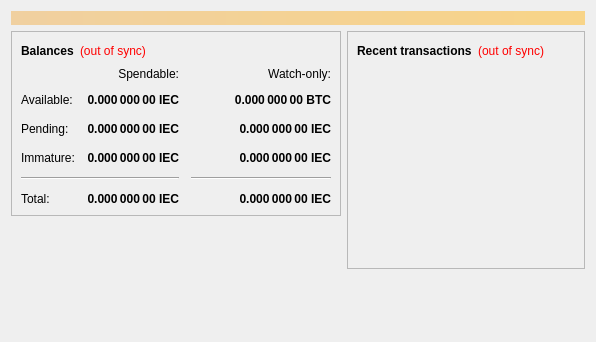
<?xml version="1.0" encoding="UTF-8"?>
<ui version="4.0">
 <class>OverviewPage</class>
 <widget class="QWidget" name="OverviewPage">
  <property name="geometry">
   <rect>
    <x>0</x>
    <y>0</y>
    <width>596</width>
    <height>342</height>
   </rect>
  </property>
  <property name="windowTitle">
   <string>Form</string>
  </property>
  <layout class="QVBoxLayout" name="topLayout">
   <item>
    <widget class="QLabel" name="labelAlerts">
     <property name="visible">
      <bool>false</bool>
     </property>
     <property name="styleSheet">
      <string notr="true">background-color: qlineargradient(x1: 0, y1: 0, x2: 1, y2: 0, stop:0 #F0D0A0, stop:1 #F8D488); color:#000000;</string>
     </property>
     <property name="wordWrap">
      <bool>true</bool>
     </property>
     <property name="margin">
      <number>3</number>
     </property>
    </widget>
   </item>
   <item>
    <layout class="QHBoxLayout" name="horizontalLayout" stretch="1,1">
     <item>
      <layout class="QVBoxLayout" name="verticalLayout_2">
       <item>
        <widget class="QFrame" name="frame">
         <property name="frameShape">
          <enum>QFrame::StyledPanel</enum>
         </property>
         <property name="frameShadow">
          <enum>QFrame::Raised</enum>
         </property>
         <layout class="QVBoxLayout" name="verticalLayout_4">
          <item>
           <layout class="QHBoxLayout" name="horizontalLayout_4">
            <item>
             <widget class="QLabel" name="label_5">
              <property name="font">
               <font>
                <weight>75</weight>
                <bold>true</bold>
               </font>
              </property>
              <property name="text">
               <string>Balances</string>
              </property>
             </widget>
            </item>
            <item>
             <widget class="QLabel" name="labelWalletStatus">
              <property name="cursor">
               <cursorShape>WhatsThisCursor</cursorShape>
              </property>
              <property name="toolTip">
               <string>The displayed information may be out of date. Your wallet automatically synchronizes with the IvugeoCoin network after a connection is established, but this process has not completed yet.</string>
              </property>
              <property name="styleSheet">
               <string notr="true">QLabel { color: red; }</string>
              </property>
              <property name="text">
               <string notr="true">(out of sync)</string>
              </property>
              <property name="alignment">
               <set>Qt::AlignLeading|Qt::AlignLeft|Qt::AlignVCenter</set>
              </property>
             </widget>
            </item>
            <item>
             <spacer name="horizontalSpacer_3">
              <property name="orientation">
               <enum>Qt::Horizontal</enum>
              </property>
              <property name="sizeHint" stdset="0">
               <size>
                <width>40</width>
                <height>20</height>
               </size>
              </property>
             </spacer>
            </item>
           </layout>
          </item>
          <item>
           <layout class="QGridLayout" name="gridLayout">
            <property name="spacing">
             <number>12</number>
            </property>
            <item row="2" column="2">
             <widget class="QLabel" name="labelWatchPending">
              <property name="font">
               <font>
                <weight>75</weight>
                <bold>true</bold>
               </font>
              </property>
              <property name="cursor">
               <cursorShape>IBeamCursor</cursorShape>
              </property>
              <property name="toolTip">
               <string>Unconfirmed transactions to watch-only addresses</string>
              </property>
              <property name="text">
               <string notr="true">0.000 000 00 IEC</string>
              </property>
              <property name="alignment">
               <set>Qt::AlignRight|Qt::AlignTrailing|Qt::AlignVCenter</set>
              </property>
              <property name="textInteractionFlags">
               <set>Qt::LinksAccessibleByMouse|Qt::TextSelectableByKeyboard|Qt::TextSelectableByMouse</set>
              </property>
             </widget>
            </item>
            <item row="2" column="1">
             <widget class="QLabel" name="labelUnconfirmed">
              <property name="font">
               <font>
                <weight>75</weight>
                <bold>true</bold>
               </font>
              </property>
              <property name="cursor">
               <cursorShape>IBeamCursor</cursorShape>
              </property>
              <property name="toolTip">
               <string>Total of transactions that have yet to be confirmed, and do not yet count toward the spendable balance</string>
              </property>
              <property name="text">
               <string notr="true">0.000 000 00 IEC</string>
              </property>
              <property name="alignment">
               <set>Qt::AlignRight|Qt::AlignTrailing|Qt::AlignVCenter</set>
              </property>
              <property name="textInteractionFlags">
               <set>Qt::LinksAccessibleByMouse|Qt::TextSelectableByKeyboard|Qt::TextSelectableByMouse</set>
              </property>
             </widget>
            </item>
            <item row="3" column="2">
             <widget class="QLabel" name="labelWatchImmature">
              <property name="font">
               <font>
                <weight>75</weight>
                <bold>true</bold>
               </font>
              </property>
              <property name="cursor">
               <cursorShape>IBeamCursor</cursorShape>
              </property>
              <property name="toolTip">
               <string>Mined balance in watch-only addresses that has not yet matured</string>
              </property>
              <property name="text">
               <string notr="true">0.000 000 00 IEC</string>
              </property>
              <property name="alignment">
               <set>Qt::AlignRight|Qt::AlignTrailing|Qt::AlignVCenter</set>
              </property>
              <property name="textInteractionFlags">
               <set>Qt::LinksAccessibleByMouse|Qt::TextSelectableByKeyboard|Qt::TextSelectableByMouse</set>
              </property>
             </widget>
            </item>
            <item row="4" column="0" colspan="2">
             <widget class="Line" name="line">
              <property name="orientation">
               <enum>Qt::Horizontal</enum>
              </property>
             </widget>
            </item>
            <item row="4" column="2">
             <widget class="Line" name="lineWatchBalance">
              <property name="sizePolicy">
               <sizepolicy hsizetype="Preferred" vsizetype="Fixed">
                <horstretch>0</horstretch>
                <verstretch>0</verstretch>
               </sizepolicy>
              </property>
              <property name="minimumSize">
               <size>
                <width>140</width>
                <height>0</height>
               </size>
              </property>
              <property name="orientation">
               <enum>Qt::Horizontal</enum>
              </property>
             </widget>
            </item>
            <item row="5" column="0">
             <widget class="QLabel" name="labelTotalText">
              <property name="text">
               <string>Total:</string>
              </property>
             </widget>
            </item>
            <item row="3" column="1">
             <widget class="QLabel" name="labelImmature">
              <property name="font">
               <font>
                <weight>75</weight>
                <bold>true</bold>
               </font>
              </property>
              <property name="cursor">
               <cursorShape>IBeamCursor</cursorShape>
              </property>
              <property name="toolTip">
               <string>Mined balance that has not yet matured</string>
              </property>
              <property name="text">
               <string notr="true">0.000 000 00 IEC</string>
              </property>
              <property name="alignment">
               <set>Qt::AlignRight|Qt::AlignTrailing|Qt::AlignVCenter</set>
              </property>
              <property name="textInteractionFlags">
               <set>Qt::LinksAccessibleByMouse|Qt::TextSelectableByKeyboard|Qt::TextSelectableByMouse</set>
              </property>
             </widget>
            </item>
            <item row="2" column="3">
             <spacer name="horizontalSpacer_2">
              <property name="orientation">
               <enum>Qt::Horizontal</enum>
              </property>
              <property name="sizeHint" stdset="0">
               <size>
                <width>40</width>
                <height>20</height>
               </size>
              </property>
             </spacer>
            </item>
            <item row="3" column="0">
             <widget class="QLabel" name="labelImmatureText">
              <property name="text">
               <string>Immature:</string>
              </property>
             </widget>
            </item>
            <item row="5" column="1">
             <widget class="QLabel" name="labelTotal">
              <property name="font">
               <font>
                <weight>75</weight>
                <bold>true</bold>
               </font>
              </property>
              <property name="cursor">
               <cursorShape>IBeamCursor</cursorShape>
              </property>
              <property name="toolTip">
               <string>Your current total balance</string>
              </property>
              <property name="text">
               <string notr="true">0.000 000 00 IEC</string>
              </property>
              <property name="alignment">
               <set>Qt::AlignRight|Qt::AlignTrailing|Qt::AlignVCenter</set>
              </property>
              <property name="textInteractionFlags">
               <set>Qt::LinksAccessibleByMouse|Qt::TextSelectableByKeyboard|Qt::TextSelectableByMouse</set>
              </property>
             </widget>
            </item>
            <item row="5" column="2">
             <widget class="QLabel" name="labelWatchTotal">
              <property name="font">
               <font>
                <weight>75</weight>
                <bold>true</bold>
               </font>
              </property>
              <property name="cursor">
               <cursorShape>IBeamCursor</cursorShape>
              </property>
              <property name="toolTip">
               <string>Current total balance in watch-only addresses</string>
              </property>
              <property name="text">
               <string notr="true">0.000 000 00 IEC</string>
              </property>
              <property name="alignment">
               <set>Qt::AlignRight|Qt::AlignTrailing|Qt::AlignVCenter</set>
              </property>
              <property name="textInteractionFlags">
               <set>Qt::LinksAccessibleByMouse|Qt::TextSelectableByKeyboard|Qt::TextSelectableByMouse</set>
              </property>
             </widget>
            </item>
            <item row="0" column="2">
             <widget class="QLabel" name="labelWatchonly">
              <property name="text">
               <string>Watch-only:</string>
              </property>
              <property name="alignment">
               <set>Qt::AlignRight|Qt::AlignTrailing|Qt::AlignVCenter</set>
              </property>
             </widget>
            </item>
            <item row="1" column="0">
             <widget class="QLabel" name="labelBalanceText">
              <property name="text">
               <string>Available:</string>
              </property>
             </widget>
            </item>
            <item row="1" column="1">
             <widget class="QLabel" name="labelBalance">
              <property name="font">
               <font>
                <weight>75</weight>
                <bold>true</bold>
               </font>
              </property>
              <property name="cursor">
               <cursorShape>IBeamCursor</cursorShape>
              </property>
              <property name="toolTip">
               <string>Your current spendable balance</string>
              </property>
              <property name="text">
               <string notr="true">0.000 000 00 IEC</string>
              </property>
              <property name="alignment">
               <set>Qt::AlignRight|Qt::AlignTrailing|Qt::AlignVCenter</set>
              </property>
              <property name="textInteractionFlags">
               <set>Qt::LinksAccessibleByMouse|Qt::TextSelectableByKeyboard|Qt::TextSelectableByMouse</set>
              </property>
             </widget>
            </item>
            <item row="1" column="2">
             <widget class="QLabel" name="labelWatchAvailable">
              <property name="font">
               <font>
                <weight>75</weight>
                <bold>true</bold>
               </font>
              </property>
              <property name="cursor">
               <cursorShape>IBeamCursor</cursorShape>
              </property>
              <property name="toolTip">
               <string>Your current balance in watch-only addresses</string>
              </property>
              <property name="text">
               <string notr="true">0.000 000 00 BTC</string>
              </property>
              <property name="alignment">
               <set>Qt::AlignRight|Qt::AlignTrailing|Qt::AlignVCenter</set>
              </property>
              <property name="textInteractionFlags">
               <set>Qt::LinksAccessibleByMouse|Qt::TextSelectableByKeyboard|Qt::TextSelectableByMouse</set>
              </property>
             </widget>
            </item>
            <item row="2" column="0">
             <widget class="QLabel" name="labelPendingText">
              <property name="text">
               <string>Pending:</string>
              </property>
             </widget>
            </item>
            <item row="0" column="1">
             <widget class="QLabel" name="labelSpendable">
              <property name="text">
               <string>Spendable:</string>
              </property>
              <property name="alignment">
               <set>Qt::AlignRight|Qt::AlignTrailing|Qt::AlignVCenter</set>
              </property>
             </widget>
            </item>
           </layout>
          </item>
         </layout>
        </widget>
       </item>
       <item>
        <spacer name="verticalSpacer">
         <property name="orientation">
          <enum>Qt::Vertical</enum>
         </property>
         <property name="sizeHint" stdset="0">
          <size>
           <width>20</width>
           <height>40</height>
          </size>
         </property>
        </spacer>
       </item>
      </layout>
     </item>
     <item>
      <layout class="QVBoxLayout" name="verticalLayout_3">
       <item>
        <widget class="QFrame" name="frame_2">
         <property name="frameShape">
          <enum>QFrame::StyledPanel</enum>
         </property>
         <property name="frameShadow">
          <enum>QFrame::Raised</enum>
         </property>
         <layout class="QVBoxLayout" name="verticalLayout">
          <item>
           <layout class="QHBoxLayout" name="horizontalLayout_2">
            <item>
             <widget class="QLabel" name="label_4">
              <property name="font">
               <font>
                <weight>75</weight>
                <bold>true</bold>
               </font>
              </property>
              <property name="text">
               <string>Recent transactions</string>
              </property>
             </widget>
            </item>
            <item>
             <widget class="QLabel" name="labelTransactionsStatus">
              <property name="cursor">
               <cursorShape>WhatsThisCursor</cursorShape>
              </property>
              <property name="toolTip">
               <string>The displayed information may be out of date. Your wallet automatically synchronizes with the IvugeoCoin network after a connection is established, but this process has not completed yet.</string>
              </property>
              <property name="styleSheet">
               <string notr="true">QLabel { color: red; }</string>
              </property>
              <property name="text">
               <string notr="true">(out of sync)</string>
              </property>
              <property name="alignment">
               <set>Qt::AlignRight|Qt::AlignTrailing|Qt::AlignVCenter</set>
              </property>
             </widget>
            </item>
            <item>
             <spacer name="horizontalSpacer">
              <property name="orientation">
               <enum>Qt::Horizontal</enum>
              </property>
              <property name="sizeHint" stdset="0">
               <size>
                <width>40</width>
                <height>20</height>
               </size>
              </property>
             </spacer>
            </item>
           </layout>
          </item>
          <item>
           <widget class="QListView" name="listTransactions">
            <property name="styleSheet">
             <string notr="true">QListView { background: transparent; }</string>
            </property>
            <property name="frameShape">
             <enum>QFrame::NoFrame</enum>
            </property>
            <property name="verticalScrollBarPolicy">
             <enum>Qt::ScrollBarAlwaysOff</enum>
            </property>
            <property name="horizontalScrollBarPolicy">
             <enum>Qt::ScrollBarAlwaysOff</enum>
            </property>
            <property name="selectionMode">
             <enum>QAbstractItemView::NoSelection</enum>
            </property>
           </widget>
          </item>
         </layout>
        </widget>
       </item>
       <item>
        <spacer name="verticalSpacer_2">
         <property name="orientation">
          <enum>Qt::Vertical</enum>
         </property>
         <property name="sizeHint" stdset="0">
          <size>
           <width>20</width>
           <height>40</height>
          </size>
         </property>
        </spacer>
       </item>
      </layout>
     </item>
    </layout>
   </item>
  </layout>
 </widget>
 <resources/>
 <connections/>
</ui>
